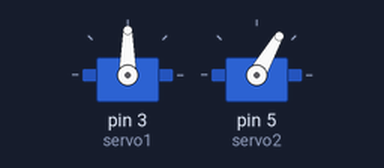
Recording of a sketch running on a simulated Arduino Uno, built with avr-gcc and run on an emulated ATmega328P. Shown: 2 × servo.

Above: at 0.1 s.
At 14.1 s:
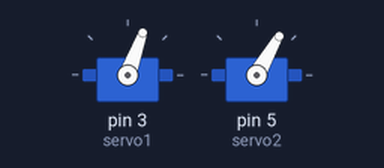
At 17.1 s:
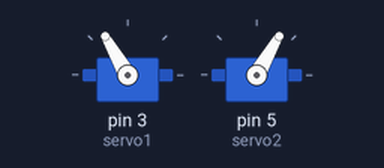
At 35.1 s:
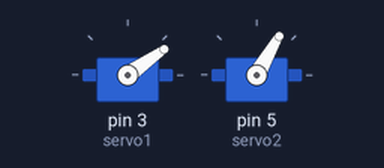
Timing chart, 0 to 39.5 s (numbered marks = the images above):
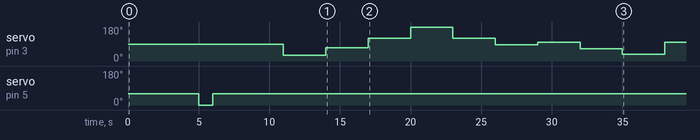

The sketch:

rake_final.ino
```cpp
#include <Servo.h>

Servo servo1;
Servo servo2;


int angle1 = 30;
int angle2 = 40;
int angle3 = 15;
int angle4 = 35;
int angle5 = 45;
int angle6 = 25;

int angle0 = 0;
int angleUp = 0;
int angleDown = 60;


void setup()
{


  pinMode(3,OUTPUT);
  servo1.attach(3);

  pinMode(5,OUTPUT);
  servo2.attach(5);
//
//  pinMode (3, OUTPUT);
//  servo3.attach(3);
}

void loop(){


  servo2.write(angleDown);
  delay(5000);
  servo2.write(angleUp);
  delay(1000);
servo2.write(angleDown);
  delay(5000);

servo1.write(30);
delay(3000);
servo1.write(70);
delay(3000);
servo1.write(120);
delay(3000);
servo1.write(180);
delay(3000);
servo1.write(120);
delay(3000);
servo1.write(85);
delay(3000);
servo1.write(100);
delay(3000);
servo1.write(65);
delay(3000);
servo1.write(35);
delay(3000);
servo1.write(100);
delay(3000);


}
```

Measured:
- by itself, servo on pin 3 (servo1): 90° → 30° at 11.0 s, → 70° 3.0 s later, → 120° 3.0 s later, → 180° 3.0 s later, … (10 changes in this stretch)
- by itself, servo on pin 5 (servo2): 60° → 0° at 5.0 s, → 60° 1.0 s later
